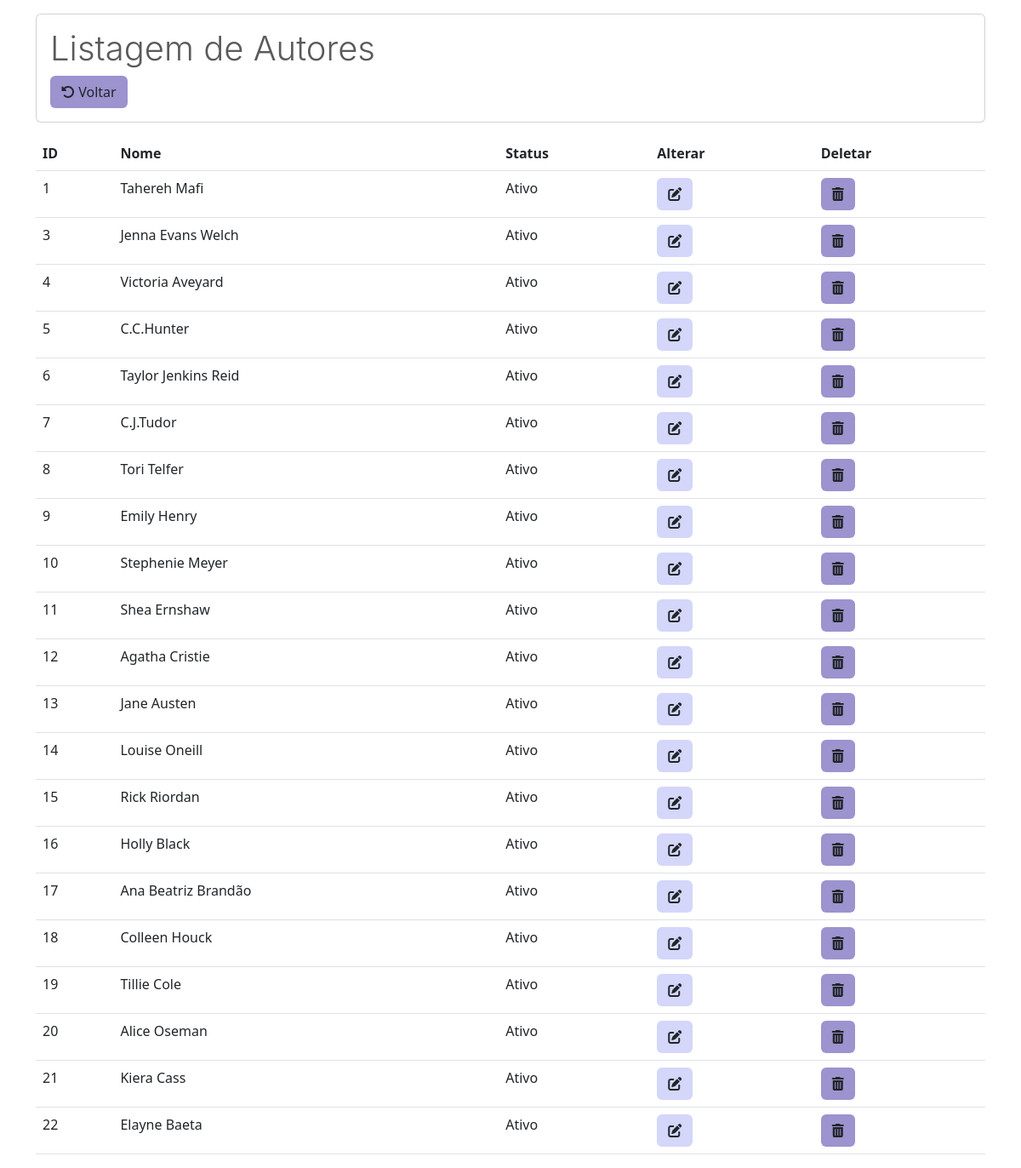
The app's page /listarAutores.php with its own data.
### tables this page shows
CREATE TABLE `autor` (
  `id` int(13) NOT NULL,
  `nome` varchar(100) NOT NULL,
  `status` int(20) NOT NULL DEFAULT 1
);

### listarAutores.php (the view, shortened to what this page needs)
<?php
require_once("conexao.php");
$sql = "select * from autor";
$resultado = mysqli_query($conexao, $sql);
?>
<!DOCTYPE html>
<html lang="pt-br">
<head>
  <link href="https://cdn.jsdelivr.net/npm/bootstrap@5.3.0-alpha3/dist/css/bootstrap.min.css" rel="stylesheet">
  <link rel="stylesheet" href="https://cdn.jsdelivr.net/npm/bootstrap-icons@1.11.0/font/bootstrap-icons.css">
</head>
<body>
  <div class="container-md">
    <div class="card mt-3 mb-3">
      <div class="card-body">
        <h1 class="card-title" style="color: #5a5a5a; font-family: '-apple-system'; font-weight: 300;">Listagem de Autores</h1> <a href="MenuAdm.php" class="btn" style="background-color: #9c93cf;"><i class="fa-solid fa-rotate-left"></i> Voltar</a>
      </div>
    </div>
    <table class="table table-hover">
      <thead>
        <tr>
          <th scope="col">ID</th>
          <th scope="col">Nome</th>
          <th scope="col">Status</th>
          <th scope="col">Alterar</th>
          <th scope="col">Deletar</th>
        </tr>
      </thead>
      <tbody>
        <?php while ($linha = mysqli_fetch_array($resultado)) { ?>
          <tr>
            <td><?= $linha['id'] ?></th>
            <td><?= $linha['nome'] ?></th>
            <td><?= ($linha['status']) == 1 ? 'Ativo' : 'Inativo'; ?></th>
            <td>
              <a href="alterarAutores.php?id=<?= $linha['id'] ?>" class="btn btn" style="background-color:#D4D6FA;"><i class="fa-solid fa-pen-to-square"></i></a>
            <td>
              <a href="listarAutores.php?id=<?= $linha['id'] ?>" class="btn btn-l" style="background-color:#9c93cf;" onclick="return confirm('Confirmar exclusão?')"><i class="fa-solid fa-trash-can"></i></a>
          </tr>
        <?php } ?>
      </tbody>
    </table>
</body>
</html>

### records on screen
autor: id "1", nome "Tahereh Mafi", status "Ativo"
autor: id "3", nome "Jenna Evans Welch", status "Ativo"
autor: id "4", nome "Victoria Aveyard", status "Ativo"
autor: id "5", nome "C.C.Hunter", status "Ativo"
autor: id "6", nome "Taylor Jenkins Reid", status "Ativo"
autor: id "7", nome "C.J.Tudor", status "Ativo"
autor: id "8", nome "Tori Telfer", status "Ativo"
autor: id "9", nome "Emily Henry", status "Ativo"
autor: id "10", nome "Stephenie Meyer", status "Ativo"
autor: id "11", nome "Shea Ernshaw", status "Ativo"
autor: id "12", nome "Agatha Cristie", status "Ativo"
autor: id "13", nome "Jane Austen", status "Ativo"
autor: id "14", nome "Louise Oneill", status "Ativo"
autor: id "15", nome "Rick Riordan", status "Ativo"
autor: id "16", nome "Holly Black", status "Ativo"
autor: id "17", nome "Ana Beatriz Brandão", status "Ativo"
autor: id "18", nome "Colleen Houck", status "Ativo"
autor: id "19", nome "Tillie Cole", status "Ativo"
autor: id "20", nome "Alice Oseman", status "Ativo"
autor: id "21", nome "Kiera Cass", status "Ativo"
autor: id "22", nome "Elayne Baeta", status "Ativo"
